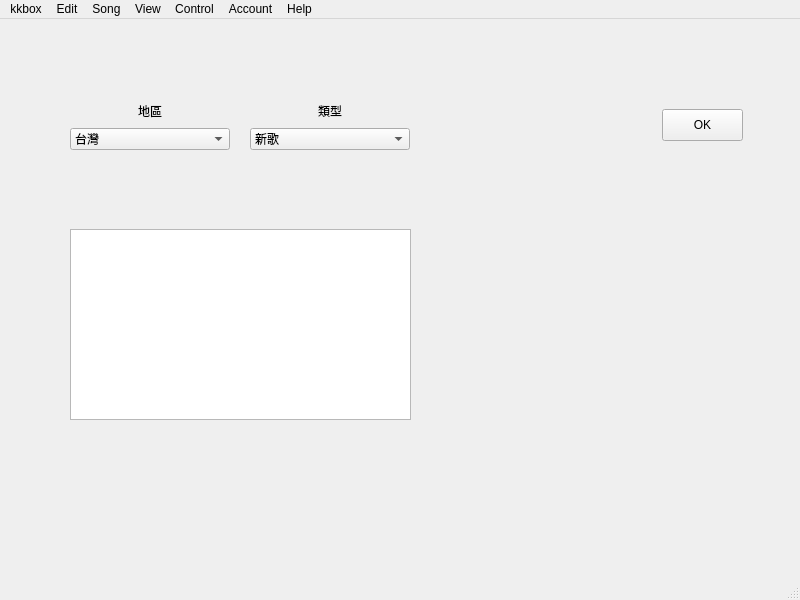
<?xml version="1.0" encoding="UTF-8"?>
<ui version="4.0">
 <class>MainWindow</class>
 <widget class="QMainWindow" name="MainWindow">
  <property name="geometry">
   <rect>
    <x>0</x>
    <y>0</y>
    <width>800</width>
    <height>600</height>
   </rect>
  </property>
  <property name="maximumSize">
   <size>
    <width>800</width>
    <height>600</height>
   </size>
  </property>
  <property name="windowTitle">
   <string>kkbox</string>
  </property>
  <widget class="QWidget" name="centralwidget">
   <widget class="QWidget" name="verticalLayoutWidget">
    <property name="geometry">
     <rect>
      <x>70</x>
      <y>80</y>
      <width>160</width>
      <height>51</height>
     </rect>
    </property>
    <layout class="QVBoxLayout" name="place_verticalLayout">
     <item>
      <widget class="QLabel" name="place_label">
       <property name="text">
        <string>地區</string>
       </property>
       <property name="alignment">
        <set>Qt::AlignCenter</set>
       </property>
      </widget>
     </item>
     <item>
      <widget class="QComboBox" name="place_comboBox">
       <item>
        <property name="text">
         <string>台灣</string>
        </property>
       </item>
       <item>
        <property name="text">
         <string>日本</string>
        </property>
       </item>
       <item>
        <property name="text">
         <string>全球</string>
        </property>
       </item>
       <item>
        <property name="text">
         <string>歐美</string>
        </property>
       </item>
       <item>
        <property name="text">
         <string>香港</string>
        </property>
       </item>
       <item>
        <property name="text">
         <string>新加坡</string>
        </property>
       </item>
       <item>
        <property name="text">
         <string>馬來西亞</string>
        </property>
       </item>
      </widget>
     </item>
    </layout>
   </widget>
   <widget class="QWidget" name="verticalLayoutWidget_2">
    <property name="geometry">
     <rect>
      <x>250</x>
      <y>80</y>
      <width>160</width>
      <height>51</height>
     </rect>
    </property>
    <layout class="QVBoxLayout" name="song_verticalLayout">
     <item>
      <widget class="QLabel" name="songstyle_label">
       <property name="text">
        <string>類型</string>
       </property>
       <property name="alignment">
        <set>Qt::AlignCenter</set>
       </property>
      </widget>
     </item>
     <item>
      <widget class="QComboBox" name="song_comboBox">
       <item>
        <property name="text">
         <string>新歌</string>
        </property>
       </item>
       <item>
        <property name="text">
         <string>單曲</string>
        </property>
       </item>
      </widget>
     </item>
    </layout>
   </widget>
   <widget class="QPushButton" name="pushButton">
    <property name="geometry">
     <rect>
      <x>662</x>
      <y>90</y>
      <width>81</width>
      <height>32</height>
     </rect>
    </property>
    <property name="text">
     <string>OK</string>
    </property>
   </widget>
   <widget class="QTextBrowser" name="textBrowser">
    <property name="geometry">
     <rect>
      <x>70</x>
      <y>210</y>
      <width>341</width>
      <height>191</height>
     </rect>
    </property>
   </widget>
  </widget>
  <widget class="QMenuBar" name="menubar">
   <property name="geometry">
    <rect>
     <x>0</x>
     <y>0</y>
     <width>800</width>
     <height>22</height>
    </rect>
   </property>
   <widget class="QMenu" name="menuFile">
    <property name="title">
     <string>kkbox</string>
    </property>
    <addaction name="actionNew"/>
    <addaction name="separator"/>
    <addaction name="actionClose"/>
   </widget>
   <widget class="QMenu" name="menuEdit">
    <property name="title">
     <string>Edit</string>
    </property>
   </widget>
   <widget class="QMenu" name="menuSong">
    <property name="title">
     <string>Song</string>
    </property>
   </widget>
   <widget class="QMenu" name="menuView">
    <property name="title">
     <string>View</string>
    </property>
   </widget>
   <widget class="QMenu" name="menuControl">
    <property name="title">
     <string>Control</string>
    </property>
    <addaction name="actionPlay"/>
    <addaction name="actionPause"/>
    <addaction name="actionPrevious_song"/>
    <addaction name="actionNext_song"/>
    <addaction name="separator"/>
    <addaction name="actionVolume_up"/>
    <addaction name="actionVolume_down"/>
    <addaction name="separator"/>
   </widget>
   <widget class="QMenu" name="menuAccount">
    <property name="title">
     <string>Account</string>
    </property>
   </widget>
   <widget class="QMenu" name="menuHelp">
    <property name="title">
     <string>Help</string>
    </property>
    <addaction name="actionkkbox_help"/>
   </widget>
   <addaction name="menuFile"/>
   <addaction name="menuEdit"/>
   <addaction name="menuSong"/>
   <addaction name="menuView"/>
   <addaction name="menuControl"/>
   <addaction name="menuAccount"/>
   <addaction name="menuHelp"/>
  </widget>
  <widget class="QStatusBar" name="statusbar"/>
  <action name="actionNew">
   <property name="text">
    <string>Setting</string>
   </property>
  </action>
  <action name="actionkkbox_help">
   <property name="text">
    <string>kkbox help</string>
   </property>
  </action>
  <action name="actionPlay">
   <property name="text">
    <string>Play</string>
   </property>
   <property name="shortcut">
    <string>Space</string>
   </property>
  </action>
  <action name="actionPause">
   <property name="text">
    <string>Pause</string>
   </property>
   <property name="shortcut">
    <string>Ctrl+.</string>
   </property>
  </action>
  <action name="actionPrevious_song">
   <property name="text">
    <string>Previous song</string>
   </property>
   <property name="shortcut">
    <string>Ctrl+Left</string>
   </property>
  </action>
  <action name="actionNext_song">
   <property name="text">
    <string>Next song</string>
   </property>
   <property name="shortcut">
    <string>Ctrl+Right</string>
   </property>
  </action>
  <action name="actionVolume_up">
   <property name="text">
    <string>Volume up</string>
   </property>
   <property name="shortcut">
    <string>Ctrl+Up</string>
   </property>
  </action>
  <action name="actionVolume_down">
   <property name="text">
    <string>Volume down</string>
   </property>
   <property name="shortcut">
    <string>Ctrl+Down</string>
   </property>
  </action>
  <action name="actionClose">
   <property name="text">
    <string>Close</string>
   </property>
   <property name="shortcut">
    <string>Ctrl+Q</string>
   </property>
  </action>
 </widget>
 <resources/>
 <connections/>
</ui>
